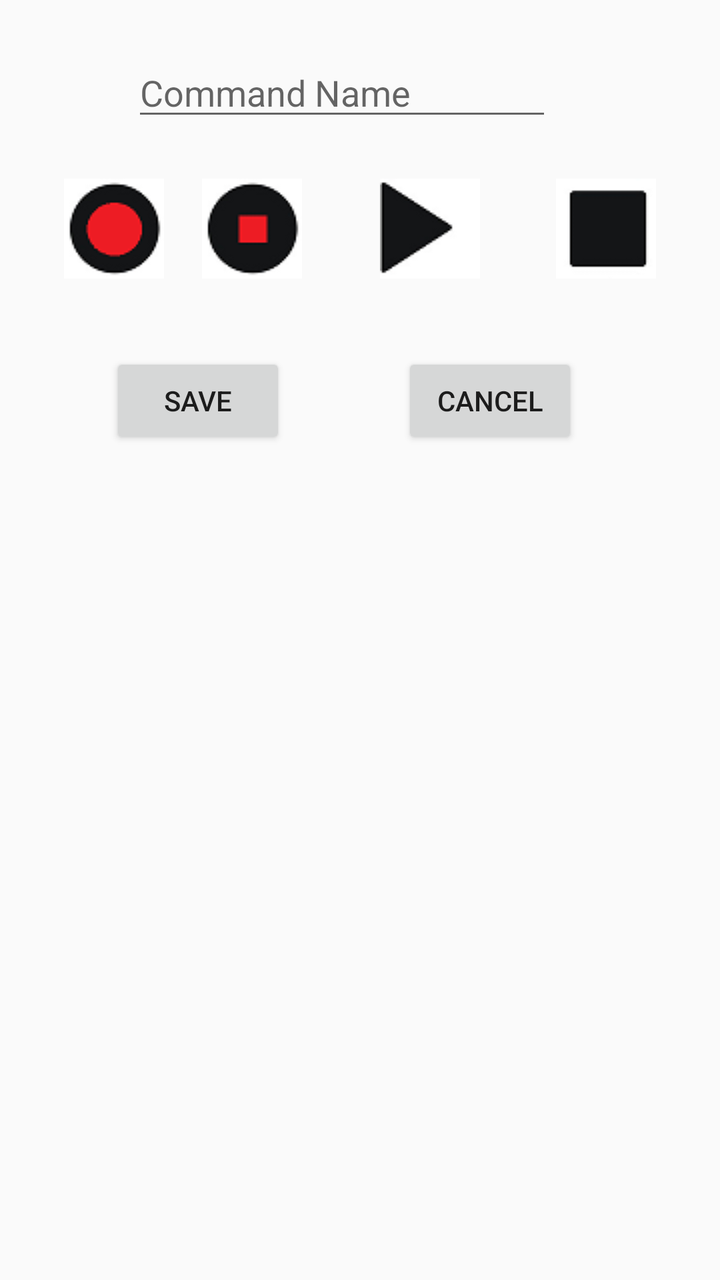
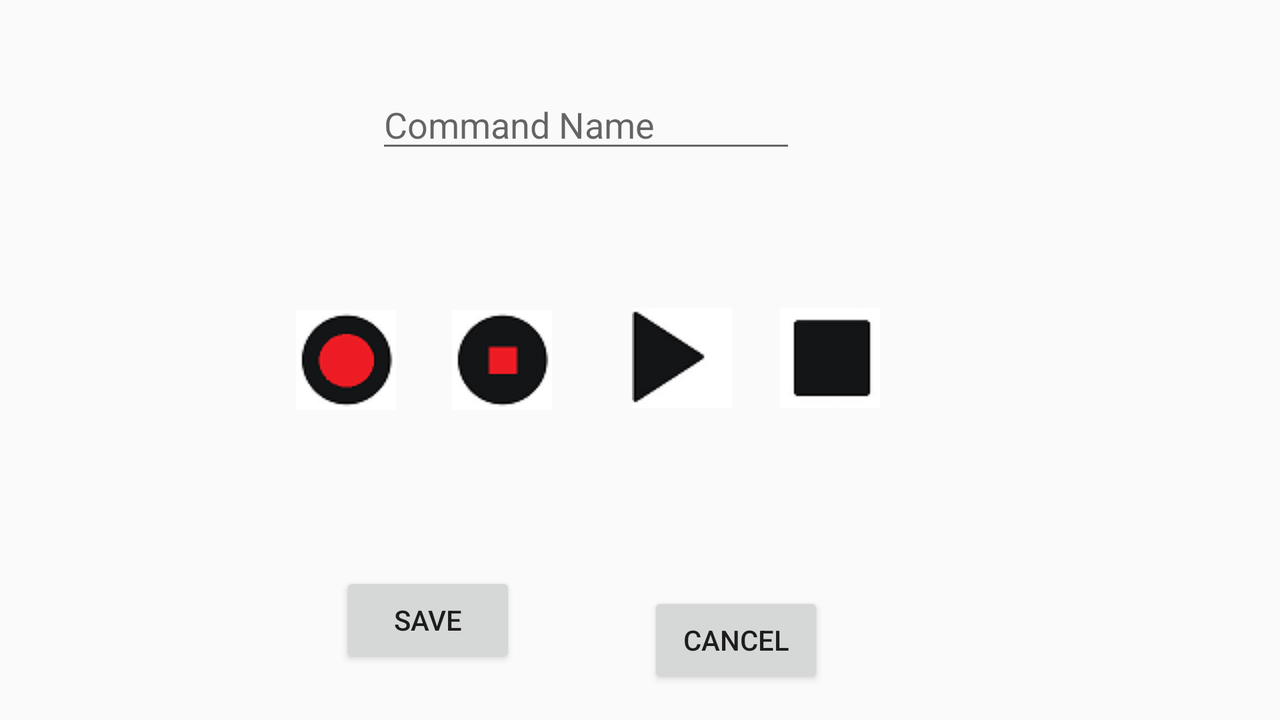

First picture: res/layout/ on a phone held upright. Second picture: the repository's own variant of that layout, on a device whose configuration matches the variant's folder. Source for both follows.
<!-- AndroidManifest.xml: application theme AppTheme -->
<!-- res/layout/record.xml -->
<?xml version="1.0" encoding="utf-8"?>
<android.support.constraint.ConstraintLayout xmlns:android="http://schemas.android.com/apk/res/android"
    xmlns:app="http://schemas.android.com/apk/res-auto"
    xmlns:tools="http://schemas.android.com/tools"
    android:layout_width="match_parent"
    android:layout_height="match_parent"
    tools:layout_editor_absoluteY="25dp"
    tools:layout_editor_absoluteX="0dp">

    <Button
        android:id="@+id/button5"
        android:layout_width="wrap_content"
        android:layout_height="wrap_content"
        android:text="Save"
        tools:layout_constraintTop_creator="1"
        tools:layout_constraintRight_creator="1"
        android:layout_marginEnd="8dp"
        app:layout_constraintRight_toRightOf="@+id/imageButton2"
        android:layout_marginTop="37dp"
        app:layout_constraintTop_toBottomOf="@+id/imageButton1"
        android:layout_marginRight="8dp" />

    <Button
        android:id="@+id/button6"
        android:layout_width="wrap_content"
        android:layout_height="wrap_content"
        android:text="Cancel"
        tools:layout_constraintTop_creator="1"
        android:layout_marginStart="11dp"
        android:layout_marginTop="37dp"
        app:layout_constraintTop_toBottomOf="@+id/imageButton4"
        tools:layout_constraintLeft_creator="1"
        app:layout_constraintLeft_toLeftOf="@+id/imageButton3"
        android:layout_marginLeft="11dp" />

    <EditText
        android:id="@+id/etDate"
        android:layout_width="wrap_content"
        android:layout_height="wrap_content"
        android:ems="10"
        android:hint="@string/command_name"
        android:inputType="textPersonName"
        app:layout_constraintRight_toLeftOf="@+id/imageButton4"
        tools:layout_constraintTop_creator="1"
        tools:layout_constraintRight_creator="1"
        android:layout_marginEnd="2dp"
        android:layout_marginTop="24dp"
        app:layout_constraintTop_toTopOf="parent"
        android:layout_marginRight="2dp" />

    <ImageButton
        android:id="@+id/imageButton3"
        android:layout_width="wrap_content"
        android:layout_height="wrap_content"
        android:background="#000000"
        app:srcCompat="@drawable/btn_play"
        android:layout_marginEnd="36dp"
        android:contentDescription=""
        tools:ignore="ContentDescription"
        tools:layout_constraintTop_creator="1"
        tools:layout_constraintRight_creator="1"
        app:layout_constraintRight_toRightOf="@+id/etDate"
        android:layout_marginTop="24dp"
        app:layout_constraintTop_toBottomOf="@+id/etDate"
        android:layout_marginRight="36dp" />

    <ImageButton
        android:id="@+id/imageButton1"
        android:layout_width="wrap_content"
        android:layout_height="wrap_content"
        android:background="#000000"
        app:srcCompat="@drawable/btn_record"
        tools:ignore="ContentDescription"
        tools:layout_constraintTop_creator="1"
        android:layout_marginStart="32dp"
        android:layout_marginTop="24dp"
        app:layout_constraintTop_toBottomOf="@+id/etDate"
        tools:layout_constraintLeft_creator="1"
        app:layout_constraintLeft_toLeftOf="parent"
        android:layout_marginLeft="32dp" />

    <ImageButton
        android:id="@+id/imageButton2"
        android:layout_width="wrap_content"
        android:layout_height="wrap_content"
        android:background="#000000"
        app:srcCompat="@drawable/btn_stoprecord"
        tools:ignore="ContentDescription"
        tools:layout_constraintTop_creator="1"
        android:layout_marginStart="35dp"
        android:layout_marginTop="24dp"
        app:layout_constraintTop_toBottomOf="@+id/etDate"
        tools:layout_constraintLeft_creator="1"
        app:layout_constraintLeft_toLeftOf="@+id/etDate"
        android:layout_marginLeft="35dp" />

    <ImageButton
        android:id="@+id/imageButton4"
        android:layout_width="wrap_content"
        android:layout_height="wrap_content"
        android:background="#000000"
        app:srcCompat="@drawable/btn_stop"
        tools:ignore="ContentDescription"
        tools:layout_constraintTop_creator="1"
        tools:layout_constraintRight_creator="1"
        android:layout_marginEnd="32dp"
        app:layout_constraintRight_toRightOf="parent"
        android:layout_marginTop="24dp"
        app:layout_constraintTop_toBottomOf="@+id/etDate"
        android:layout_marginRight="32dp" />

</android.support.constraint.ConstraintLayout>
<!-- resources referenced by this layout -->
<resources>
  <!-- drawable btn_play (drawable) -->
  <?xml version="1.0" encoding="utf-8"?>
  <selector xmlns:android="http://schemas.android.com/apk/res/android">
      <item android:state_pressed="true" android:drawable="@drawable/play" />
      <item android:drawable="@drawable/play" />
  </selector>
  <!-- drawable btn_record (drawable) -->
  <?xml version="1.0" encoding="utf-8"?>
  <selector xmlns:android="http://schemas.android.com/apk/res/android">
      <item android:state_pressed="true" android:drawable="@drawable/record" />
      <item android:drawable="@drawable/record" />
  </selector>
  <!-- drawable btn_stop (drawable) -->
  <?xml version="1.0" encoding="utf-8"?>
  <selector xmlns:android="http://schemas.android.com/apk/res/android">
      <item android:state_pressed="true" android:drawable="@drawable/stop" />
      <item android:drawable="@drawable/stop" />
  </selector>
  <!-- drawable btn_stoprecord (drawable) -->
  <?xml version="1.0" encoding="utf-8"?>
  <selector xmlns:android="http://schemas.android.com/apk/res/android">
      <item android:state_pressed="true" android:drawable="@drawable/stoprecord" />
      <item android:drawable="@drawable/stoprecord" />
  </selector>
  <string name="command_name">Command Name</string>
  <style name="AppTheme" parent="Theme.AppCompat.Light.NoActionBar">
          
          <item name="colorPrimary">@color/colorPrimary</item>
          <item name="colorPrimaryDark">@color/colorPrimaryDark</item>
          <item name="colorAccent">@color/colorAccent</item>
      </style>
  <!-- drawable play: png bitmap (drawable, 1604 bytes) -->
  <!-- drawable record: png bitmap (drawable, 2422 bytes) -->
  <!-- drawable stop: png bitmap (drawable, 661 bytes) -->
  <!-- drawable stoprecord: png bitmap (drawable, 2027 bytes) -->
  <color name="colorPrimary">#3F51B5</color>
  <color name="colorPrimaryDark">#303F9F</color>
  <color name="colorAccent">#FF4081</color>
</resources>
<!-- res/layout-land/record.xml (the repository's variant of the layout above) -->
<!-- drawn on the phone turned sideways -->
<?xml version="1.0" encoding="utf-8"?>
<android.support.constraint.ConstraintLayout xmlns:android="http://schemas.android.com/apk/res/android"
    xmlns:app="http://schemas.android.com/apk/res-auto"
    xmlns:tools="http://schemas.android.com/tools"
    android:layout_width="match_parent"
    android:layout_height="match_parent"
    tools:layout_editor_absoluteY="73dp"
    tools:layout_editor_absoluteX="0dp">

    <Button
        android:id="@+id/button5"
        android:layout_width="wrap_content"
        android:layout_height="wrap_content"
        android:layout_marginBottom="26dp"
        android:layout_marginEnd="18dp"
        android:layout_marginRight="18dp"
        android:text="@string/save"
        app:layout_constraintBottom_toBottomOf="parent"
        app:layout_constraintRight_toRightOf="@+id/imageButton2"
        tools:layout_constraintBottom_creator="1"
        tools:layout_constraintRight_creator="1" />

    <Button
        android:id="@+id/button6"
        android:layout_width="wrap_content"
        android:layout_height="wrap_content"
        android:layout_marginBottom="16dp"
        android:layout_marginLeft="8dp"
        android:layout_marginStart="8dp"
        android:text="@string/cancel"
        app:layout_constraintBottom_toBottomOf="parent"
        app:layout_constraintLeft_toLeftOf="@+id/imageButton3"
        tools:layout_constraintBottom_creator="1"
        tools:layout_constraintLeft_creator="1" />

    <EditText
        android:id="@+id/etDate"
        android:layout_width="wrap_content"
        android:layout_height="wrap_content"
        android:layout_marginLeft="40dp"
        android:layout_marginStart="40dp"
        android:layout_marginTop="40dp"
        android:ems="10"
        android:hint="@string/command_name"
        android:inputType="textPersonName"
        app:layout_constraintLeft_toLeftOf="@+id/imageButton1"
        app:layout_constraintTop_toTopOf="parent"
        tools:layout_constraintLeft_creator="1"
        tools:layout_constraintTop_creator="1" />

    <ImageButton
        android:id="@+id/imageButton3"
        android:layout_width="wrap_content"
        android:layout_height="wrap_content"
        android:background="#000000"
        app:srcCompat="@drawable/btn_play"
        android:layout_marginEnd="32dp"
        android:contentDescription=""
        tools:ignore="ContentDescription"
        app:layout_constraintTop_toTopOf="parent"
        app:layout_constraintBottom_toBottomOf="parent"
        app:layout_constraintVertical_bias="0.497"
        tools:layout_constraintTop_creator="1"
        tools:layout_constraintRight_creator="1"
        tools:layout_constraintBottom_creator="1"
        app:layout_constraintRight_toRightOf="@+id/etDate"
        android:layout_marginRight="32dp" />

    <ImageButton
        android:id="@+id/imageButton1"
        android:layout_width="wrap_content"
        android:layout_height="wrap_content"
        android:layout_marginStart="148dp"
        android:background="#000000"
        app:srcCompat="@drawable/btn_record"
        tools:ignore="ContentDescription"
        app:layout_constraintTop_toTopOf="parent"
        app:layout_constraintBottom_toBottomOf="parent"
        tools:layout_constraintTop_creator="1"
        tools:layout_constraintBottom_creator="1"
        tools:layout_constraintLeft_creator="1"
        app:layout_constraintLeft_toLeftOf="parent"
        android:layout_marginLeft="148dp" />

    <ImageButton
        android:id="@+id/imageButton2"
        android:layout_width="wrap_content"
        android:layout_height="wrap_content"
        android:layout_marginStart="28dp"
        android:background="#000000"
        app:srcCompat="@drawable/btn_stoprecord"
        tools:ignore="ContentDescription"
        app:layout_constraintTop_toTopOf="parent"
        app:layout_constraintBottom_toBottomOf="parent"
        tools:layout_constraintTop_creator="1"
        tools:layout_constraintBottom_creator="1"
        tools:layout_constraintLeft_creator="1"
        app:layout_constraintLeft_toRightOf="@+id/imageButton1"
        android:layout_marginLeft="28dp" />

    <ImageButton
        android:id="@+id/imageButton4"
        android:layout_width="wrap_content"
        android:layout_height="wrap_content"
        android:background="#000000"
        app:srcCompat="@drawable/btn_stop"
        tools:ignore="ContentDescription"
        app:layout_constraintTop_toTopOf="parent"
        app:layout_constraintBottom_toBottomOf="parent"
        app:layout_constraintVertical_bias="0.497"
        tools:layout_constraintTop_creator="1"
        tools:layout_constraintBottom_creator="1"
        android:layout_marginStart="24dp"
        tools:layout_constraintLeft_creator="1"
        app:layout_constraintLeft_toRightOf="@+id/imageButton3"
        android:layout_marginLeft="24dp" />

</android.support.constraint.ConstraintLayout>
<!-- resources referenced by the variant -->
<!-- as the phone turned sideways resolves them -->
<resources>
  <!-- drawable btn_play (drawable) -->
  <?xml version="1.0" encoding="utf-8"?>
  <selector xmlns:android="http://schemas.android.com/apk/res/android">
      <item android:state_pressed="true" android:drawable="@drawable/play" />
      <item android:drawable="@drawable/play" />
  </selector>
  <!-- drawable btn_record (drawable) -->
  <?xml version="1.0" encoding="utf-8"?>
  <selector xmlns:android="http://schemas.android.com/apk/res/android">
      <item android:state_pressed="true" android:drawable="@drawable/record" />
      <item android:drawable="@drawable/record" />
  </selector>
  <!-- drawable btn_stop (drawable) -->
  <?xml version="1.0" encoding="utf-8"?>
  <selector xmlns:android="http://schemas.android.com/apk/res/android">
      <item android:state_pressed="true" android:drawable="@drawable/stop" />
      <item android:drawable="@drawable/stop" />
  </selector>
  <!-- drawable btn_stoprecord (drawable) -->
  <?xml version="1.0" encoding="utf-8"?>
  <selector xmlns:android="http://schemas.android.com/apk/res/android">
      <item android:state_pressed="true" android:drawable="@drawable/stoprecord" />
      <item android:drawable="@drawable/stoprecord" />
  </selector>
  <string name="cancel">Cancel</string>
  <string name="command_name">Command Name</string>
  <string name="save">Save</string>
  <style name="AppTheme" parent="Theme.AppCompat.Light.NoActionBar">
          
          <item name="colorPrimary">@color/colorPrimary</item>
          <item name="colorPrimaryDark">@color/colorPrimaryDark</item>
          <item name="colorAccent">@color/colorAccent</item>
      </style>
  <!-- drawable play: png bitmap (drawable, 1604 bytes) -->
  <!-- drawable record: png bitmap (drawable, 2422 bytes) -->
  <!-- drawable stop: png bitmap (drawable, 661 bytes) -->
  <!-- drawable stoprecord: png bitmap (drawable, 2027 bytes) -->
  <color name="colorPrimary">#3F51B5</color>
  <color name="colorPrimaryDark">#303F9F</color>
  <color name="colorAccent">#FF4081</color>
</resources>
